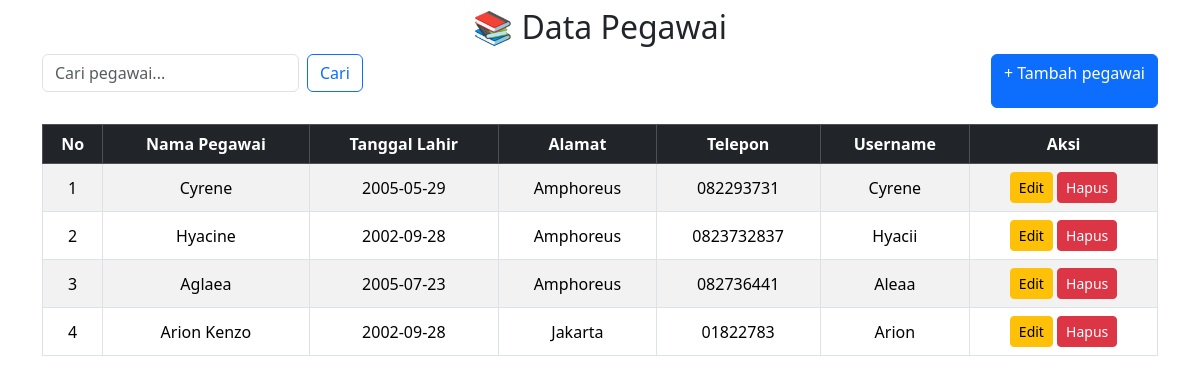
Screenshot of /admin/pegawai.php with the database file from the repository.
### tables this page shows
CREATE TABLE `pegawai` (
  `id_pegawai` int NOT NULL,
  `nama_pegawai` varchar(100) NOT NULL,
  `tgl_lahir` date NOT NULL,
  `alamat` text NOT NULL,
  `telp` varchar(15) NOT NULL,
  `username` varchar(20) NOT NULL,
  `password` varchar(35) NOT NULL
);

### admin/pegawai.php (the view, shortened to what this page needs)
<?php
include "koneksi.php";
$cari = "";
if (isset($_GET['cari']) && $_GET['cari'] != "") {
    $cari = $_GET['cari'];
    $result = mysqli_query($koneksi, "SELECT * FROM pegawai
                                      WHERE nama_pegawai LIKE '%$cari%'
                                      ORDER BY id_pegawai DESC");
} else {
    $result = mysqli_query($koneksi, "SELECT * FROM pegawai ORDER BY id_pegawai DESC");
}
?>
<link href="https://cdn.jsdelivr.net/npm/bootstrap@5.3.3/dist/css/bootstrap.min.css" rel="stylesheet">
<div class="container mt-2">
    <h2 class="mb-2 text-center">📚 Data Pegawai</h2>
    <div class="d-flex justify-content-between mb-3">
        <form class="d-flex" method="get" action="">
            <input class="form-control me-2" type="search" name="cari" placeholder="Cari pegawai..." value="<?= htmlspecialchars($cari) ?>">
            <button class="btn btn-outline-primary" type="submit">Cari</button>
        </form>
        <a href="pegawai_tambah.php" class="btn btn-primary">+ Tambah pegawai</a>
    </div>
    <div class="table-responsive">
        <table class="table table-bordered table-striped table-hover align-middle text-center">
            <thead class="table-dark">
                <tr>
                    <th>No</th>
                    <th>Nama Pegawai</th>
                    <th>Tanggal Lahir</th>
                    <th>Alamat</th>
                    <th>Telepon</th>
                    <th>Username</th>
                    <th>Aksi</th>
                </tr>
            </thead>
            <tbody>
            <?php
            $no = 1;
            if (mysqli_num_rows($result) > 0) {
                while ($row = mysqli_fetch_assoc($result)) { ?>
                    <tr>
                        <td><?= $no++ ?></td>
                        <td><?= $row['nama_pegawai'] ?></td>
                        <td><?= $row['tgl_lahir'] ?></td>
                        <td><?= $row['alamat'] ?></td>
                        <td><?= $row['telp'] ?></td>
                        <td><?= $row['username'] ?></td>
                        <td>
                            <a href="pegawai_edit.php?id=<?= $row['id_pegawai'] ?>" class="btn btn-sm btn-warning">Edit</a>
                            <a href="pegawai_hapus.php?id=<?= $row['id_pegawai'] ?>"
                               class="btn btn-sm btn-danger"
                               onclick="return confirm('Yakin ingin menghapus data pegawai ini?')">Hapus</a>
                        </td>
                    </tr>
            <?php }
            } else { ?>
                <tr>
                    <td colspan="4" class="text-center text-muted">⚠ Data tidak ditemukan</td>
                </tr>
            <?php } ?>
            </tbody>
        </table>
    </div>
</div>

### rows the page displays
pegawai: nama_pegawai "Cyrene", tgl_lahir "2005-05-29", alamat "Amphoreus", telp "082293731", username "Cyrene"
pegawai: nama_pegawai "Hyacine", tgl_lahir "2002-09-28", alamat "Amphoreus", telp "0823732837", username "Hyacii"
pegawai: nama_pegawai "Aglaea", tgl_lahir "2005-07-23", alamat "Amphoreus", telp "082736441", username "Aleaa"
pegawai: nama_pegawai "Arion Kenzo", tgl_lahir "2002-09-28", alamat "Jakarta", telp "01822783", username "Arion"
